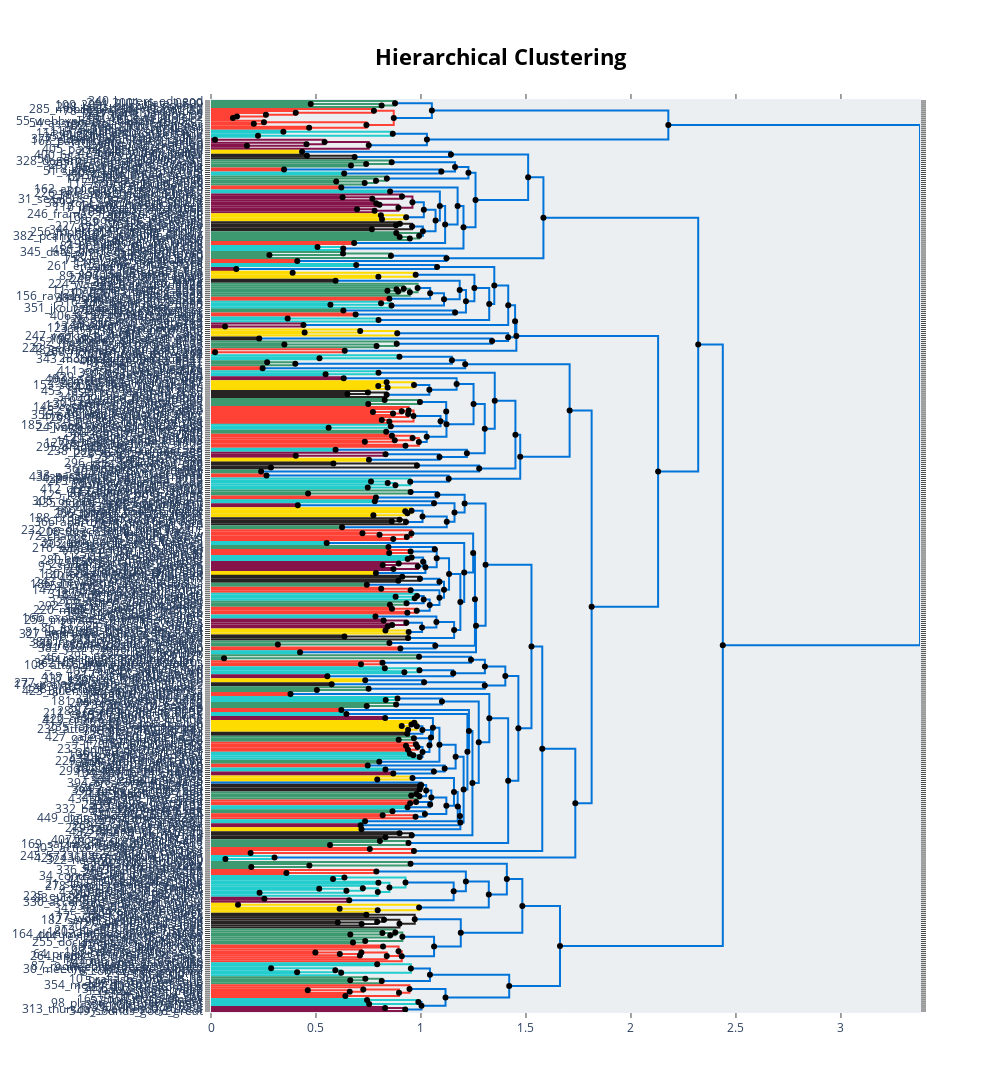

Notebook code for this chart:
### Code cell
topic_model.visualize_hierarchy(hierarchical_topics=hierarchical_topics)
